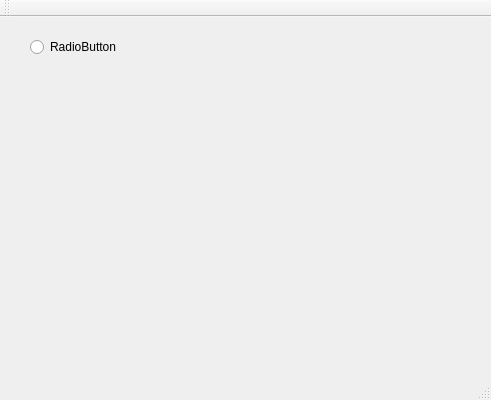
<?xml version="1.0" encoding="UTF-8"?>
<ui version="4.0">
 <class>Seminar6Class</class>
 <widget class="QMainWindow" name="Seminar6Class">
  <property name="geometry">
   <rect>
    <x>0</x>
    <y>0</y>
    <width>491</width>
    <height>400</height>
   </rect>
  </property>
  <property name="windowTitle">
   <string>Seminar6</string>
  </property>
  <widget class="QWidget" name="centralWidget">
   <widget class="QRadioButton" name="radioButton">
    <property name="geometry">
     <rect>
      <x>30</x>
      <y>20</y>
      <width>89</width>
      <height>20</height>
     </rect>
    </property>
    <property name="text">
     <string>RadioButton</string>
    </property>
   </widget>
  </widget>
  <widget class="QMenuBar" name="menuBar">
   <property name="geometry">
    <rect>
     <x>0</x>
     <y>0</y>
     <width>491</width>
     <height>22</height>
    </rect>
   </property>
  </widget>
  <widget class="QToolBar" name="mainToolBar">
   <attribute name="toolBarArea">
    <enum>TopToolBarArea</enum>
   </attribute>
   <attribute name="toolBarBreak">
    <bool>false</bool>
   </attribute>
  </widget>
  <widget class="QStatusBar" name="statusBar"/>
 </widget>
 <layoutdefault spacing="6" margin="11"/>
 <resources>
  <include location="Seminar6.qrc"/>
 </resources>
 <connections/>
</ui>
